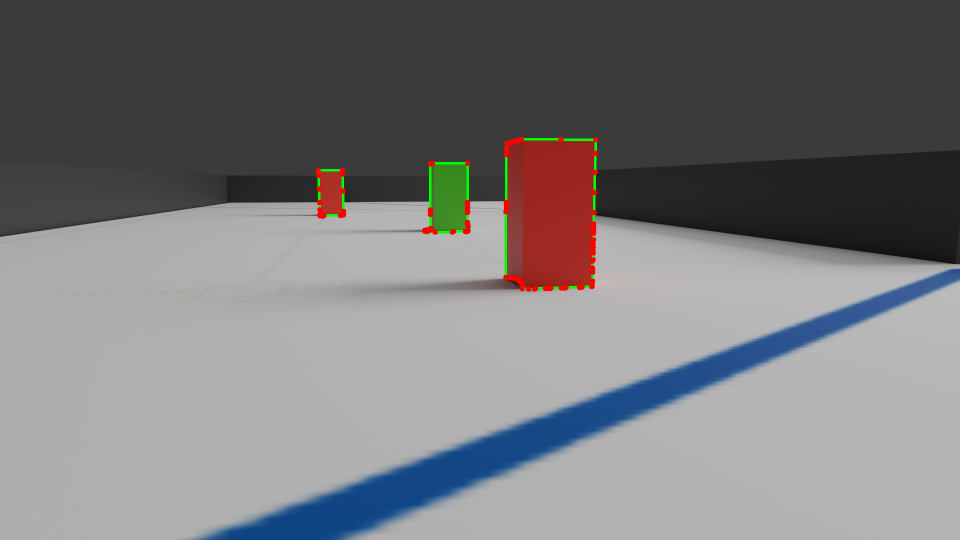
#> input picture others/ealierVersionfOfImageTests/furuteTests.png, 1920 x 1080 px, given in place of ., which was not available (shown at 1/2 size)
$ python -i detection.py   (imports and definitions only)
#> lines starting #> are read from the running program, lines starting #| are printed output that depends on the picture; after the words box and inside, x2 and y2 are one past the last pixel; in counts of white or black regions, pixels touching at a corner belong together; pictures that were not available may be replaced by others from this repository, and a replacement may not be noted
import cv2
import numpy as np
import math
import statistics

def detectPosition(image_files):
    def get_contours_center(contour):
        M = cv2.moments(contour)
        if M['m00'] == 0:
            return (0, 0)
        cx = int(M['m00'] / M['m10'])
        cy = int(M['m00'] / M['m01'])
        return (cx, cy)

    def classify_position(cx, image_width):
        if cx < image_width / 3:
            return "Left"
        elif cx > 2 * image_width / 3:
            return "Right"
        else:
            return "Center"

    prev_centers = []
    movement_data = []

    # Assuming all images have the same size, let's get the image width
    sample_image = cv2.imread(image_files[0])
#> sample_image is the input picture: shape (1080, 1920, 3); mean B, G, R 121.4, 119.8, 120.3
    image_height, image_width, _ = sample_image.shape
#> image_height = 1080; image_width = 1920

    for img_file in image_files:
        img = cv2.imread(img_file)

        hsv = cv2.cvtColor(img, cv2.COLOR_BGR2HSV)
#> hsv: shape (1080, 1920, 3); mean H, S, V 9.9, 17.6, 126.5

        lower_red = np.array([0, 100, 100])
        upper_red = np.array([10, 255, 255])

        lower_green = np.array([40, 40, 40])
        upper_green = np.array([90, 255, 255])

        greenMask = cv2.inRange(hsv, lower_green, upper_green)
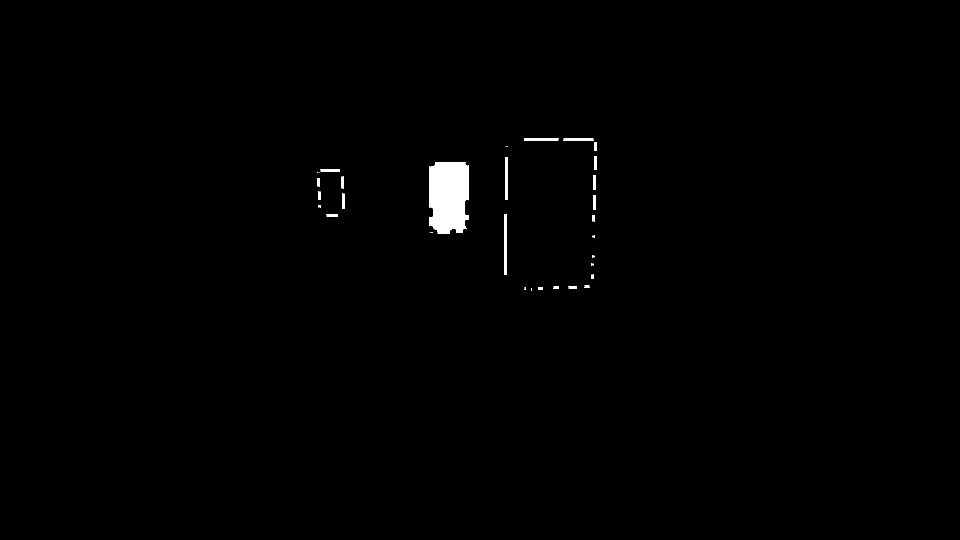
#> greenMask: shape (1080, 1920) (shown at 1/2 size); 0.66% white; 34 white regions (12 under 20 px), largest, box (x1, y1, x2, y2) and area: (858, 324, 938, 467) 10288, (1009, 428, 1014, 550) 608, (1010, 314, 1015, 400) 428
        mask = cv2.inRange(hsv, lower_red, upper_red)
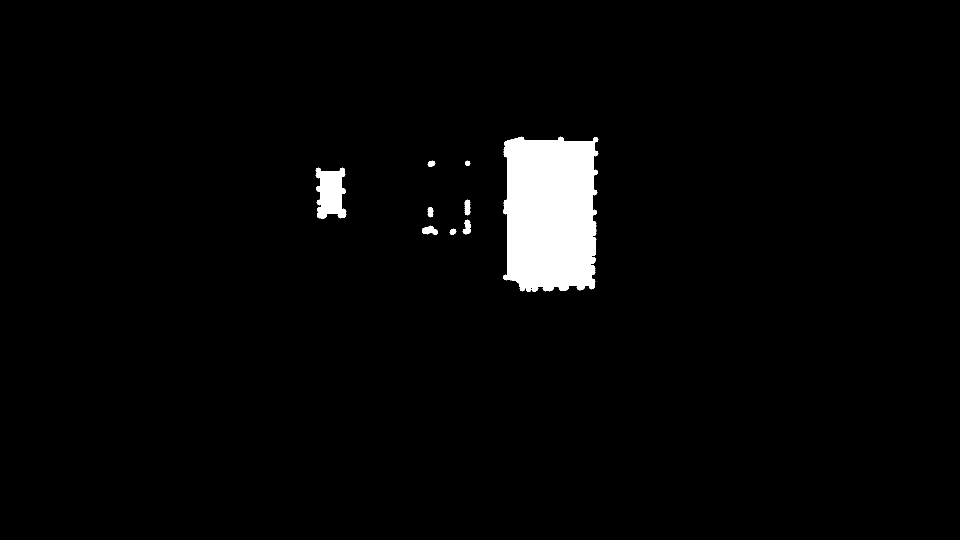
#> mask: shape (1080, 1920) (shown at 1/2 size); 2.8% white; 9 white regions, largest, box (x1, y1, x2, y2) and area: (1006, 273, 1197, 584) 52237, (631, 335, 693, 438) 4581, (844, 451, 876, 470) 368

        # Merge the Masks
        mask = cv2.bitwise_or(greenMask, mask)
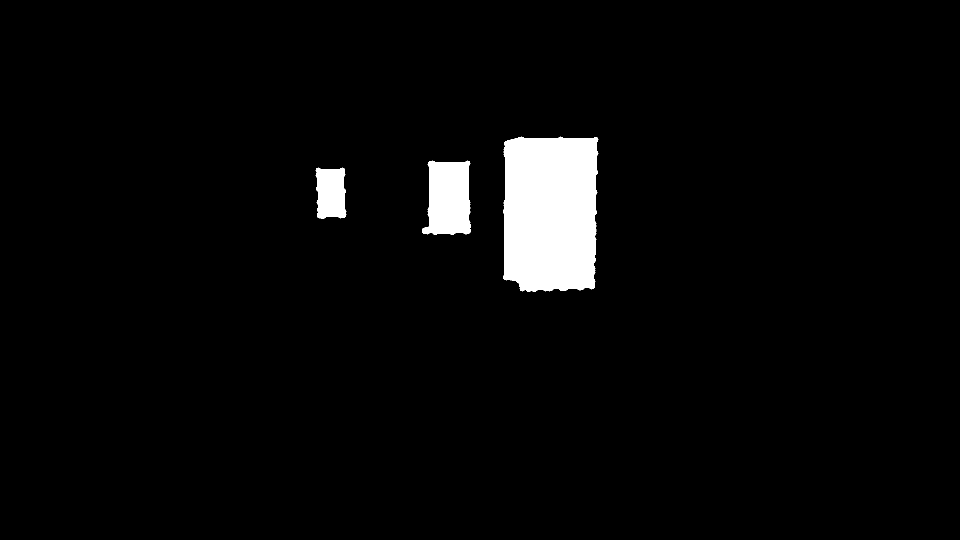
#> mask: shape (1080, 1920) (shown at 1/2 size); 3.5% white; 3 white regions, box (x1, y1, x2, y2) and area: (1006, 273, 1197, 584) 54853, (844, 321, 942, 470) 11823, (631, 335, 693, 438) 5351
        imgray = cv2.bitwise_or(img, img, mask=mask)
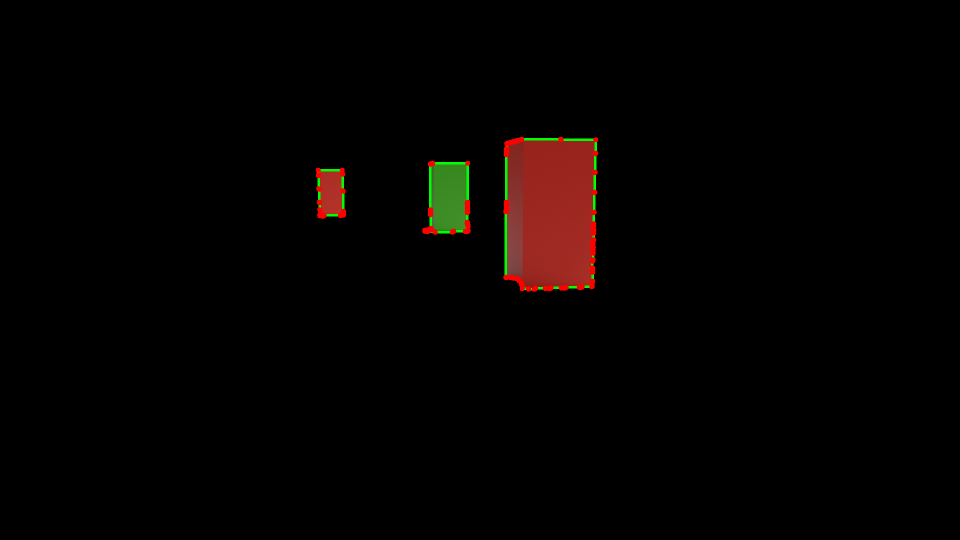
#> imgray: shape (1080, 1920, 3) (shown at 1/2 size); mean B, G, R 1, 2.2, 4.9

        # Perform edge detection using Canny algorithm
        edged = cv2.Canny(imgray, 30, 200)
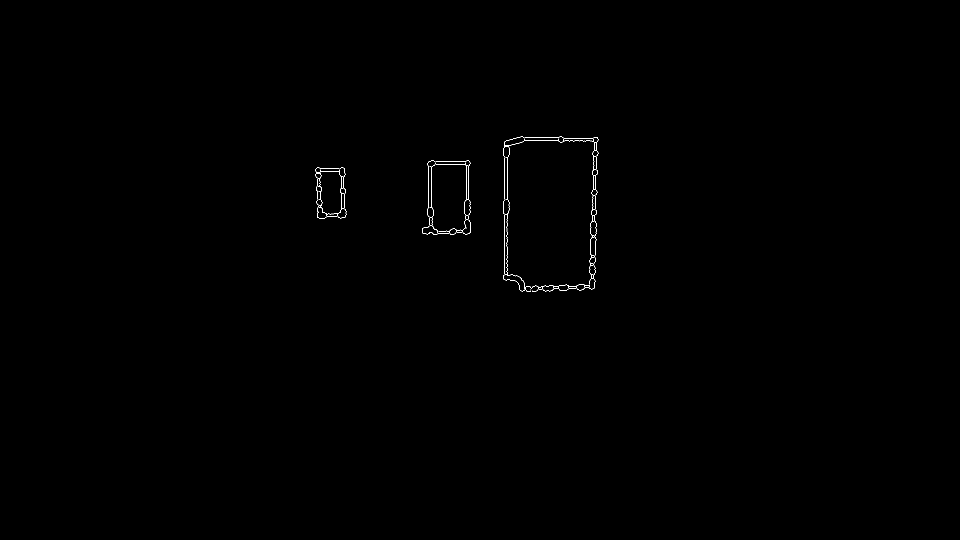
#> edged: shape (1080, 1920) (shown at 1/2 size); 0.17% white in thin lines or dots, all inside (x1, y1, x2, y2) = (631, 273, 1197, 584)

        # Find contours in the image
        contours, _ = cv2.findContours(edged, cv2.RETR_EXTERNAL, cv2.CHAIN_APPROX_SIMPLE)
#> contours = 51 contours, 47 with area under 20; largest, box (x1, y1, x2, y2) and area: (631, 335, 689, 433) 3786, (1007, 273, 1194, 580) 688, (872, 325, 938, 456) 372, (1064, 568, 1179, 579) 184

        current_centers = []
        for contour in contours:
            cx, cy = get_contours_center(contour)
            current_centers.append((cx, cy))
#> this loop made 51 passes
#> contour on passes 5, 15, 19, 20, 25, 29, 33, 35, 38, 42, 45, 47: [[1062, 577], [1061, 578], [1062, 577], [1063, 577]], [[932, 457]], [[858, 435], [858, 450]], [[1008, 429], [1008, 548]], [[636, 411], [636, 413]], [[635, 384], [635, 398]], [[634, 357], [634, 371]], [[642, 337], [678, 337]], [[857, 334], [857, 413]], [[871, 323], [929, 323]], [[1009, 315], [1009, 398]], [[1128, 276], [1185, 276]]
#> after the loop, current_centers = 51 pairs, first value 0 to 0, second value 0 to 0

        if prev_centers:
            for prev_center, curr_center in zip(prev_centers, current_centers):
                movement_x = abs(curr_center[0] - prev_center[0])
                movement_y = abs(curr_center[1] - prev_center[1])
                total_movement = math.sqrt(movement_x**2 + movement_y**2)
                movement_data.append((total_movement, curr_center))

        prev_centers = current_centers
#> prev_centers = 51 pairs, first value 0 to 0, second value 0 to 0

    # Find the contour that moved the most
    if movement_data:
        max_movement, max_center = max(movement_data, key=lambda x: x[0])
        position = classify_position(max_center[0], image_width)

        return [position, max_center]

    else:
        return 0

#> (the run stopped early here; a loop or call above may not have finished)
